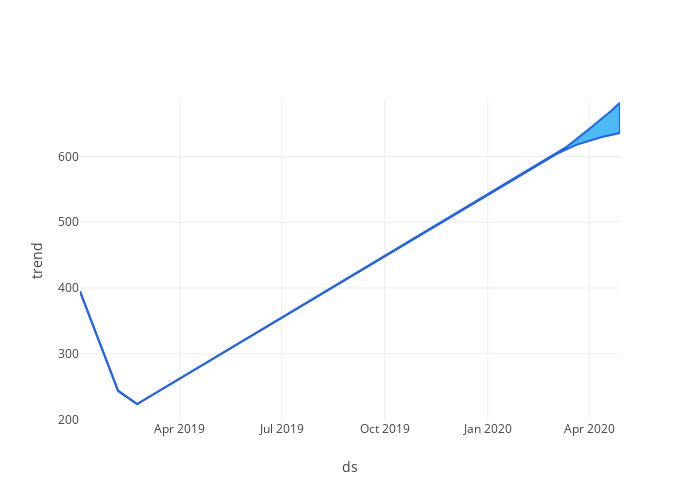
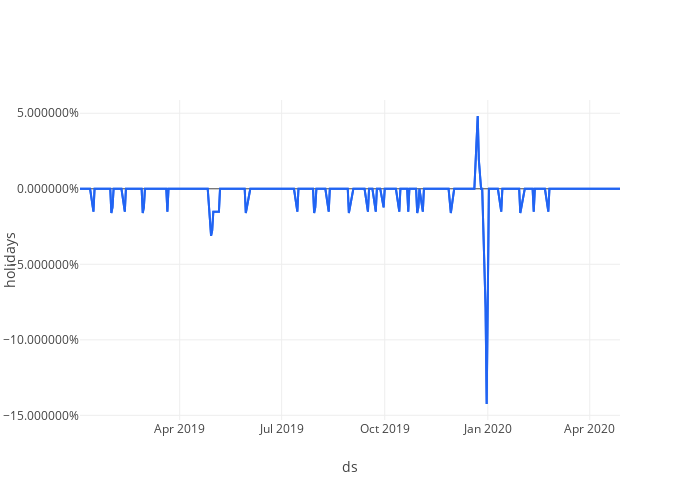
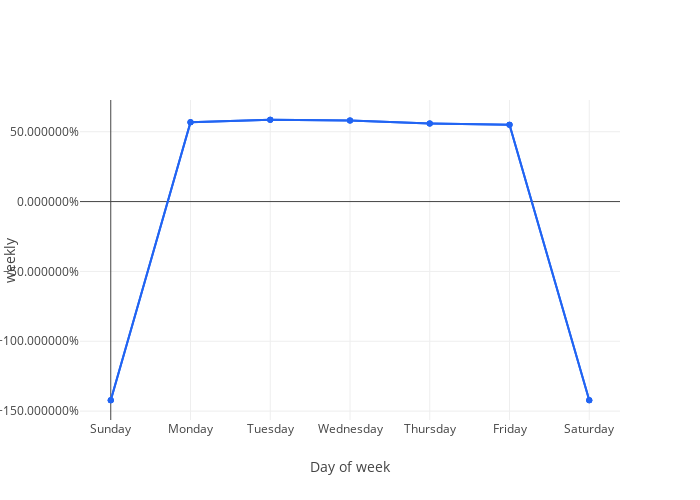
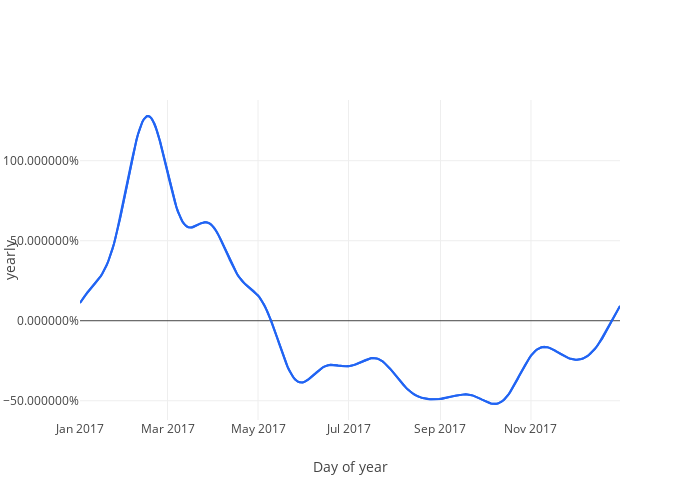

Write notebook code for charts like these, in order.
### Code cell
# View seasonality components in the model
# Use prophet_model.plot_components(forecast) to use Prophet's built-in charts
u.plot_components(prophet_model, forecast)

### Figure 1 — Plotly figure (JSON) as saved in the notebook; plotly's stock layout.template omitted (floating-point values rounded to 4 significant figures; data arrays with more than 128 entries replaced by an {"elided": "..."} marker saying what was removed)
{"data": [{"line": {"color": "#2164F3"}, "name": "trend", "showlegend": false, "type": "scatter", "uid": "b4650490-a295-45cb-a421-347943a5edea", "x": {"elided": "352 str values"}, "y": {"elided": "352 float values"}}, {"fill": "tozerox", "fillcolor": "#4CBBF3", "line": {"color": "#2164F3"}, "name": "u-l bound", "showlegend": false, "type": "scatter", "uid": "48a50812-abe0-4aa4-8327-4d0933d24cc3", "x": {"elided": "704 str values"}, "y": {"elided": "704 float values"}}], "layout": {"height": 500, "width": 700, "xaxis": {"title": {"text": "ds"}}, "yaxis": {"title": {"text": "trend"}}}}

### Figure 2 — Plotly figure (JSON) as saved in the notebook; plotly's stock layout.template omitted (floating-point values rounded to 4 significant figures; data arrays with more than 128 entries replaced by an {"elided": "..."} marker saying what was removed)
{"data": [{"line": {"color": "#2164F3"}, "name": "holidays", "showlegend": false, "type": "scatter", "uid": "5745fd35-f88e-4f9d-9514-d53e8cee7413", "x": {"elided": "352 str values"}, "y": {"elided": "352 float values"}}, {"fill": "tozerox", "fillcolor": "#4CBBF3", "line": {"color": "#2164F3"}, "name": "u-l bound", "showlegend": false, "type": "scatter", "uid": "d6f4b946-5f83-45be-88d3-ab0a6d140815", "x": {"elided": "704 str values"}, "y": {"elided": "704 float values"}}], "layout": {"height": 500, "width": 700, "xaxis": {"title": {"text": "ds"}}, "yaxis": {"tickformat": "%", "title": {"text": "holidays"}}}}

### Figure 3 — Plotly figure (JSON) as saved in the notebook; plotly's stock layout.template omitted (floating-point values rounded to 4 significant figures)
{"data": [{"line": {"color": "#2164F3"}, "name": "weekly", "showlegend": false, "type": "scatter", "uid": "0ad06e32-cf8d-45dd-af76-3662b5915b6a", "x": [0, 1, 2, 3, 4, 5, 6], "y": [-1.422, 0.5688, 0.5858, 0.58, 0.5591, 0.5509, -1.422]}, {"fill": "tozerox", "fillcolor": "#4CBBF3", "line": {"color": "#2164F3"}, "name": "u-l bound", "showlegend": false, "type": "scatter", "uid": "d93b82e9-4093-4f94-9ee4-ee9d27f42653", "x": [0, 1, 2, 3, 4, 5, 6, 6, 5, 4, 3, 2, 1, 0], "y": [-1.422, 0.5688, 0.5858, 0.58, 0.5591, 0.5509, -1.422, -1.422, 0.5509, 0.5591, 0.58, 0.5858, 0.5688, -1.422]}], "layout": {"height": 500, "width": 700, "xaxis": {"ticktext": ["Sunday", "Monday", "Tuesday", "Wednesday", "Thursday", "Friday", "Saturday"], "tickvals": [0, 1, 2, 3, 4, 5, 6], "title": {"text": "Day of week"}}, "yaxis": {"tickformat": "%", "title": {"text": "weekly"}}}}

### Figure 4 — Plotly figure (JSON) as saved in the notebook; plotly's stock layout.template omitted (floating-point values rounded to 4 significant figures; data arrays with more than 128 entries replaced by an {"elided": "..."} marker saying what was removed)
{"data": [{"line": {"color": "#2164F3"}, "name": "yearly", "showlegend": false, "type": "scatter", "uid": "f22b388f-c62f-4e89-9c05-61b9feaf2605", "x": {"elided": "365 str values"}, "y": {"elided": "365 float values"}}, {"fill": "tozerox", "fillcolor": "#4CBBF3", "line": {"color": "#2164F3"}, "name": "u-l bound", "showlegend": false, "type": "scatter", "uid": "1d8efbc2-753b-4075-b72e-58443a331910", "x": {"elided": "730 str values"}, "y": {"elided": "730 float values"}}], "layout": {"height": 500, "width": 700, "xaxis": {"title": {"text": "Day of year"}}, "yaxis": {"tickformat": "%", "title": {"text": "yearly"}}}}
